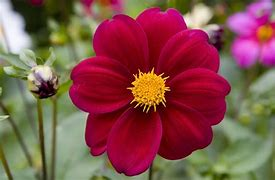
%> input picture Images/A.jpg, 275 x 180 px
$ octave ImageProg34.m   (GNU Octave 9; MATLAB toolbox functions it lacks are replaced by stand-ins)
%> lines starting %> are read from the running program, lines starting %| are printed output that depends on the picture; in (x1, y1, x2, y2) boxes, pixels count from 0 and x2, y2 are one past the last pixel; in counts of white or black regions, pixels touching at a corner belong together; the program's own positions count from 1
clc
[f p]=uigetfile('*.jpg');
%> the answer given: A.jpg
I = imread([p f]);
%> I is the input picture: size 180x275x3 uint8; mean R, G, B 132, 80.3, 74
figure,
imshow(I);
if ndims(I)==3
gray_image=rgb2gray(I);
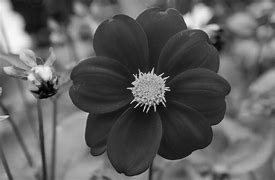
%> gray_image: size 180x275 uint8; min 1, max 249, mean 95.1
else
gray_image = I;
end
figure, imshow(gray_image)
%bw_image = imbinarize(gray_image);
% Convert to BW
threshold = graythresh(I);
%> threshold = 0.345
bw_image=im2bw(I,threshold);
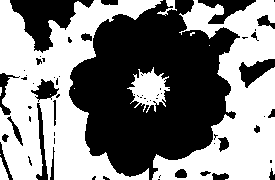
%> bw_image: size 180x275 logical; 51.1% white; 63 black regions (39 under 20 px), largest, box (x1, y1, x2, y2) and area: (69, 0, 240, 180) 18861, (10, 0, 94, 53) 1978, (198, 0, 256, 24) 598

figure,imshow(bw_image)
title('black and white image');
se = strel('disk',3);
I1 = imerode(bw_image,se);
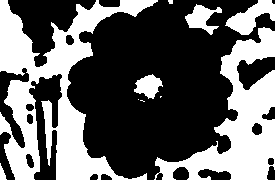
%> I1: size 180x275 logical; 38.9% white; 10 white regions (4 under 20 px), largest, box (x1, y1, x2, y2) and area: (0, 0, 158, 180) 10381, (154, 27, 275, 180) 6971, (225, 0, 275, 35) 843, (185, 4, 222, 35) 540, (134, 74, 163, 99) 433, (0, 163, 7, 180) 66
figure, imshow(I1), title('Eroded image');
I2 = imdilate(bw_image,se);
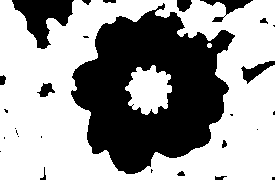
%> I2: size 180x275 logical; 61.3% white; 28 black regions (14 under 20 px), largest, box (x1, y1, x2, y2) and area: (71, 3, 235, 174) 16386, (12, 0, 74, 49) 1545, (200, 0, 253, 22) 350
figure, imshow(I2), title('Dilated image');
I3 = imopen(bw_image,se);
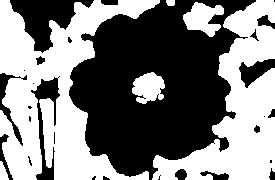
%> I3: size 180x275 logical; 49.6% white; 6 white regions, box (x1, y1, x2, y2) and area: (0, 0, 160, 180) 13288, (152, 0, 275, 180) 9502, (183, 2, 224, 37) 847, (132, 72, 165, 104) 733, (0, 161, 9, 180) 111, (166, 0, 175, 6) 49
figure, imshow(I3), title('Opened image');
I4 = imclose(bw_image,se);
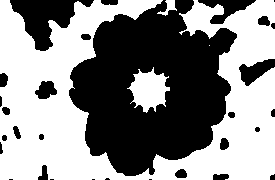
%> I4: size 180x275 logical; 53.7% white; 30 black regions (6 under 20 px), largest, box (x1, y1, x2, y2) and area: (69, 0, 237, 176) 18573, (10, 0, 94, 51) 1956, (198, 0, 256, 24) 585
figure, imshow(I4), title('Closed image');
I5 = imfill(bw_image,'holes');
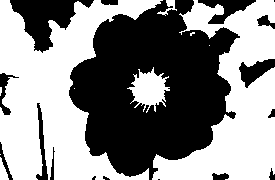
%> I5: size 180x275 logical; 53.2% white; 17 black regions (4 under 20 px), largest, box (x1, y1, x2, y2) and area: (69, 0, 240, 180) 18856, (10, 0, 94, 53) 1978, (198, 0, 256, 24) 598
figure, imshow(I5), title('Fill image');

$ run again, on Images/C.jpg
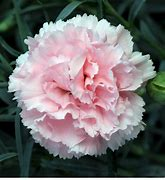
%> input picture Images/C.jpg, 165 x 180 px
%> I is the input picture: size 180x165x3 uint8; mean R, G, B 114.2, 110.4, 111.1
%> `gray_image=rgb2gray(I);`:
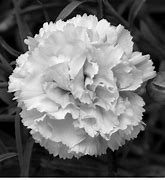
%> gray_image: size 180x165 uint8; min 0, max 255, mean 111.6
%> threshold = 0.439
%> bw_image: size 180x165 logical; 50.2% white; 39 black regions (35 under 20 px), largest, box (x1, y1, x2, y2) and area: (0, 0, 165, 178) 14486, (57, 87, 73, 96) 53, (83, 66, 89, 85) 42, (95, 87, 100, 96) 25
%> I1: size 180x165 logical; 39.6% white; 3 white regions (2 under 20 px), largest, box (x1, y1, x2, y2) and area: (10, 17, 154, 154) 11732
%> I2: size 180x165 logical; 58.5% white; 4 black regions (3 under 20 px), largest, box (x1, y1, x2, y2) and area: (0, 0, 165, 176) 12311
%> I3: size 180x165 logical; 47.6% white; 2 white regions (1 under 20 px), largest, box (x1, y1, x2, y2) and area: (8, 15, 156, 156) 14120
%> I4: size 180x165 logical; 52.3% white; 2 black regions, box (x1, y1, x2, y2) and area: (0, 0, 165, 178) 14099, (119, 91, 132, 98) 75
%> `I5 = imfill(bw_image,'holes');`:
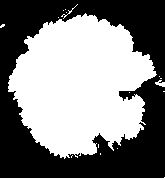
%> I5: size 180x165 logical; 51.3% white; 1 black region, box (x1, y1, x2, y2) and area: (0, 0, 165, 178) 14474

$ run again, on Images/ColorsImage.jpg
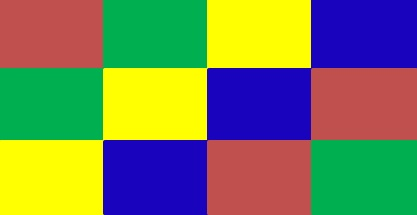
%> input picture Images/ColorsImage.jpg, 417 x 215 px
%> I is the input picture: size 215x417x3 uint8; mean R, G, B 117.7, 127.9, 87.2
%> `gray_image=rgb2gray(I);`:
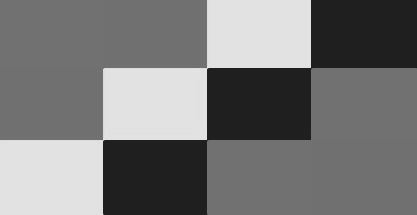
%> gray_image: size 215x417 uint8; min 27, max 231, mean 120.2
%> threshold = 0.49
%> bw_image: size 215x417 logical; 24.9% white; 1 white region, box (x1, y1, x2, y2) and area: (0, 0, 311, 215) 22288
%> I1: size 215x417 logical; 23.2% white; 3 white regions, box (x1, y1, x2, y2) and area: (0, 142, 101, 215) 7373, (105, 70, 205, 138) 6800, (209, 0, 309, 66) 6600
%> `I2 = imdilate(bw_image,se);`:
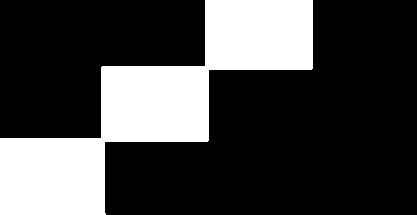
%> I2: size 215x417 logical; 26.6% white; 1 white region, box (x1, y1, x2, y2) and area: (0, 0, 313, 215) 23820
%> I3: size 215x417 logical; 24.8% white; 3 white regions, box (x1, y1, x2, y2) and area: (0, 140, 103, 215) 7724, (103, 68, 207, 140) 7484, (207, 0, 311, 68) 7070
%> I4: size 215x417 logical; 24.9% white; 1 white region, box (x1, y1, x2, y2) and area: (0, 0, 311, 215) 22290
